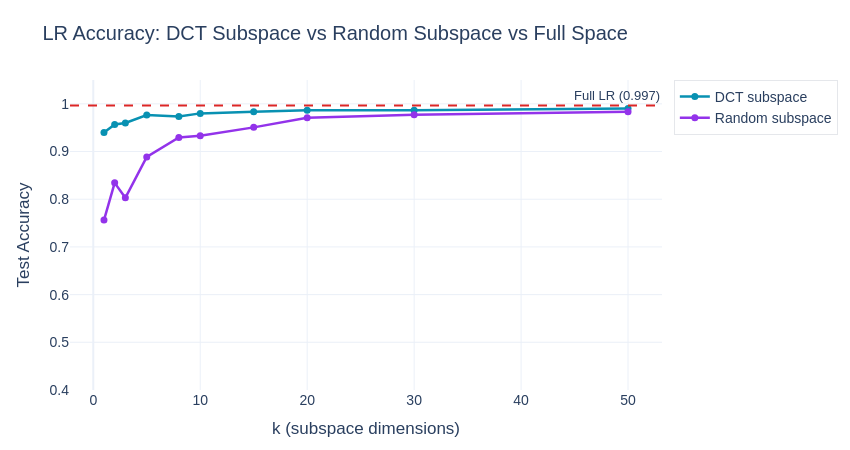

The notebook cell saved with this chart:
### Markdown cell above
# Sweeping the subspace with LR probes

### Code cell
def k_sweep_subspace_lr(
    train_acts, train_labels, test_acts, test_labels,
    V, top_indices_by_k, k_values, n_random_trials=10,
):
    """
    For each k: train LR in DCT subspace vs random subspace.
    """
    d_model = train_acts.shape[1]
    dct_accs = []
    random_accs = []

    for k in k_values:
        # DCT subspace
        top_idx = top_indices_by_k[k]
        Q_dct, _ = t.linalg.qr(V[:, top_idx].float())

        train_proj = (train_acts @ Q_dct).detach().numpy()
        test_proj = (test_acts @ Q_dct).detach().numpy()

        lr = LogisticRegression(max_iter=1000)
        lr.fit(train_proj, train_labels.numpy())
        dct_accs.append(lr.score(test_proj, test_labels.numpy()))

        # Random subspace (average over trials)
        trial_accs = []
        for _ in range(n_random_trials):
            R = t.randn(d_model, k)
            Q_rand, _ = t.linalg.qr(R)

            train_rand = (train_acts @ Q_rand).numpy()
            test_rand = (test_acts @ Q_rand).numpy()

            lr_rand = LogisticRegression(max_iter=1000)
            lr_rand.fit(train_rand, train_labels.numpy())
            trial_accs.append(lr_rand.score(test_rand, test_labels.numpy()))

        random_accs.append(sum(trial_accs) / len(trial_accs))

    return dct_accs, random_accs


k_values = [1, 2, 3, 5, 8, 10, 15, 20, 30, 50]
top_indices_by_k = {
    k: mean_deltas.nlargest(k).index.tolist() for k in k_values
}

dct_accs, random_accs = k_sweep_subspace_lr(
    train_acts["cities"], train_labels["cities"],
    test_acts["cities"], test_labels["cities"],
    V, top_indices_by_k, k_values,
)

# Full-space LR baseline
lr_full = LogisticRegression(max_iter=1000)
lr_full.fit(train_acts["cities"].numpy(), train_labels["cities"].numpy())
full_acc = lr_full.score(test_acts["cities"].numpy(), test_labels["cities"].numpy())

# Plot
fig = go.Figure()
fig.add_trace(go.Scatter(
    x=k_values, y=dct_accs,
    mode="lines+markers", name="DCT subspace",
    line=dict(color=PLOT_COLORS["dct"], width=2.5),
    marker=dict(size=7),
))
fig.add_trace(go.Scatter(
    x=k_values, y=random_accs,
    mode="lines+markers", name="Random subspace",
    line=dict(color=PLOT_COLORS["random"], width=2.5),
    marker=dict(size=7),
))
fig.add_hline(y=full_acc, line_dash="dash", line_color="#DC2626",
              annotation_text=f"Full LR ({full_acc:.3f})", annotation_font_size=13)
fig.update_layout(
    **PLOT_BASE,
    title="LR Accuracy: DCT Subspace vs Random Subspace vs Full Space",
    xaxis_title="k (subspace dimensions)",
    yaxis_title="Test Accuracy",
    yaxis_range=[0.4, 1.05],
    height=450,
    width=850,
)
fig.show()

### Figure 1 — Plotly figure (JSON) as saved in the notebook; plotly's stock layout.template omitted (floating-point values rounded to 4 significant figures)
{"data": [{"line": {"color": "#0891B2", "width": 2.5}, "marker": {"size": 7}, "mode": "lines+markers", "name": "DCT subspace", "type": "scatter", "x": [1, 2, 3, 5, 8, 10, 15, 20, 30, 50], "y": [0.94, 0.9567, 0.96, 0.9767, 0.9733, 0.98, 0.9833, 0.9867, 0.9867, 0.99]}, {"line": {"color": "#9333EA", "width": 2.5}, "marker": {"size": 7}, "mode": "lines+markers", "name": "Random subspace", "type": "scatter", "x": [1, 2, 3, 5, 8, 10, 15, 20, 30, 50], "y": [0.7563, 0.8343, 0.803, 0.8887, 0.9297, 0.933, 0.9507, 0.971, 0.9773, 0.9833]}], "layout": {"annotations": [{"font": {"size": 13}, "showarrow": false, "text": "Full LR (0.997)", "x": 1, "xanchor": "right", "xref": "x domain", "y": 0.9967, "yanchor": "bottom", "yref": "y"}], "font": {"family": "Arial, sans-serif", "size": 14}, "height": 450, "legend": {"bgcolor": "rgba(255,255,255,0.8)", "bordercolor": "#E5E7EB", "borderwidth": 1}, "margin": {"b": 60, "l": 70, "r": 40, "t": 80}, "shapes": [{"line": {"color": "#DC2626", "dash": "dash"}, "type": "line", "x0": 0, "x1": 1, "xref": "x domain", "y0": 0.9967, "y1": 0.9967, "yref": "y"}], "title": {"text": "LR Accuracy: DCT Subspace vs Random Subspace vs Full Space"}, "width": 850, "xaxis": {"title": {"text": "k (subspace dimensions)"}}, "yaxis": {"range": [0.4, 1.05], "title": {"text": "Test Accuracy"}}}}
